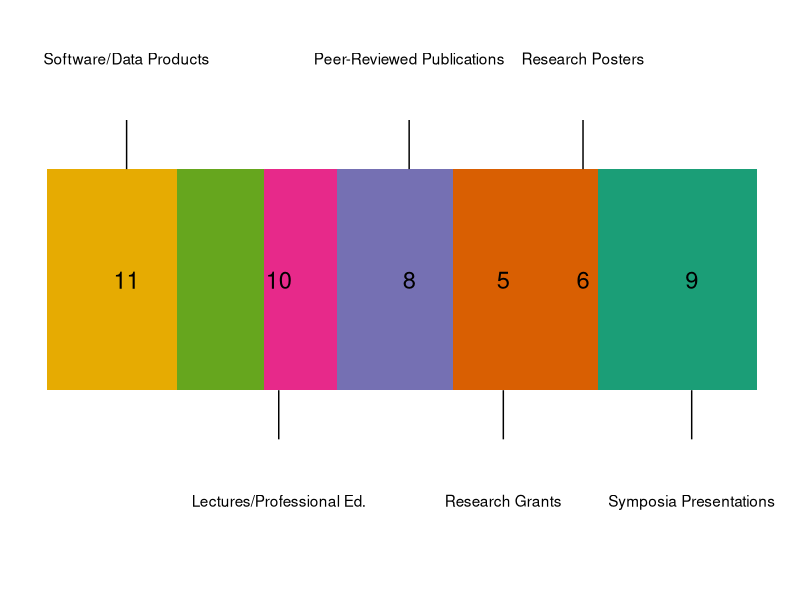
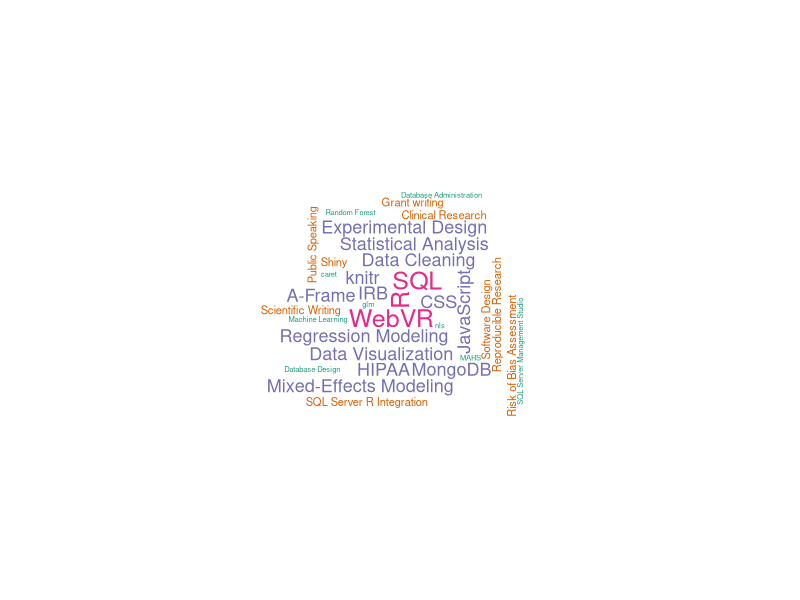

Generate these figures, in order, with R:
## ---- chunk 1
library(knitr); library(xtable); library(dplyr); library(ggplot2)
library(wordcloud)
knitr::opts_chunk$set(echo = F)
## ---- chunk 2
contact <- read.csv("contact.csv", stringsAsFactors = F, header = F)
dat <- read.csv("resume-data.csv", stringsAsFactors = F) %>%
  #read table escapes the newline characters while reading them in, correct
  #this
  mutate_each(funs(gsub("\\n", "\n", ., fixed = T))) %>%
  # preserve ordering of groups by creating factors manually
  mutate_each(funs(factor(., levels = unique(.))), group, subgroup) %>%
  mutate(priority = as.numeric(priority))

## ---- chunk 3
# renders tabular resume data
writeResumeTable <- function(table) {
  # skip over empty splits created for subgroup-group combos that don't exist
  if(nrow(table) < 1) return()

  subgroup = as.character(table$subgroup[1])
  if(subgroup != "")cat("\n### ", subgroup, "\n") else subgroup <- "nosubgroup"
  
  #sorting by the first 4-digit year while allowing for the field to display a
  #range of years or other text as well
  srt <- regmatches(table$date, regexpr("\\d{4}", table$date)) %>%
    as.numeric() %>%
    order(decreasing = T)
  table <- table[srt, ]
  # if there are text notes, move them onto their own row 
  if(max(nchar(table$text)) > 0) {
    origRows <- seq_len(nrow(table))
    textRows <- which(table$text != "")
    #duplicate the rows with text, then clear out other fields
    table <- table[c(origRows, textRows), ]
    table[origRows, "text"] <- ""
    table[seq(max(origRows) + 1, nrow(table)), 
          setdiff(names(table), c("text", "group", "subgroup"))] <- ""
    table <- table[order(c(origRows, textRows)), ]
  }
  
  # grabbing the output for modification before rendering
  htmlTable <- capture.output(
    table %>% select(-group, -subgroup, -priority) %>%
      xtable() %>%
      print(type = "html", include.rownames = F, include.colnames = F,
            html.table.attributes = paste0('id = "', gsub(" ", "", subgroup),
                                           '-table" class = "resume-table"'))
  )
  # for rows with the isolated text notes, expand that column to full
  # width of table via colspan attribute
  htmlTable <- paste(htmlTable, collapse = "\n")
  gsub("(<td>  </td> ){3}<td>(.*?)</td> <td>  </td>",
       "<td colspan = 5>\\2</td>", htmlTable) %>% 
    cat()
  
}


# renders text entries as <p> elements
writeResumeText <- function(dat) {
  if(nrow(dat) < 1) return()
  subgroup = as.character(dat$subgroup[1])
  if(subgroup != "")cat("\n### ", subgroup, "\n") else subgroup <- "none"
  dat$date <- as.Date(dat$date, format = "%m/%d/%Y")
  dat <- dat %>% arrange(desc(date))
  paste0('<p class="resume-text">', dat$text, "</p>\n") %>%
    cat()
}

# renders group heading, performs priority filtering, and calls appropriate
# renderers for the subgroups
resumeGroup <- function(x, type, header = T) {
  # hide rows without NA or 0 priority 
  # (unless the whole section has no marked priorites)
  x <- filter(x, (!is.na(priority) & priority > 0) | all(is.na(priority)))
  # ensure some items remain after priority filtering to avoid printing
  # empty section headers
  if(nrow(x)) {
    if(header)cat("\n## ", as.character(x$group[1]), "\n")
    xList <- split(x, x$subgroup)
    if(type == "text") lapply(xList, writeResumeText) else
      lapply(xList, writeResumeTable)
  }
}  


## ---- chunk 4
# contact info ribbon below the name
contact %>%
  xtable() %>%
  print(type = "html", include.rownames = F, include.colnames = F,
        html.table.attributes = 'border = 1 id = "contact-table"')

## ---- chunk 5
# all tabular data
dat %>% filter(type == "table") %>%
  select(-type) %>%
  split(., .$group) %>%
  lapply(resumeGroup, type = "table") %>% 
  invisible()
## ---- chunk 6
# summary chart
allEntries <- filter(dat, type == "text")
cat("\n## ", as.character(allEntries$group[1]), "\n")
plt <- ggplot(allEntries, aes(x = 1, fill = subgroup)) +
  geom_bar() + 
  # using the ..count.. variable created by stat = "count", we can calculate the
  # middle of the middle of each bar to align the labels
  geom_text(aes(y = cumsum(..count..) - ..count.. / 2, 
                label = ..count..), 
            stat = "count", size = 6) +
  #label the categories on alternating sides of the bars
  geom_text(aes(y = cumsum(..count..) - ..count.. / 2,
                label = subgroup, 
                x = ifelse(as.integer(subgroup) %% 2 == 0, 1.9, .1)),
            stat = "count") +
  # tick marks for category labels
  geom_segment(aes(y = cumsum(..count..) - ..count.. / 2,
                   yend = cumsum(..count..) - ..count.. / 2,
                   x = ifelse(as.integer(subgroup) %% 2 == 0, 1.45, .55),
                   xend = ifelse(as.integer(subgroup) %% 2 == 0, 1.65, .35)),
               stat = "count") +
  scale_fill_brewer(palette = "Dark2") +
  coord_flip(xlim = c(-.15,2)) +
  theme_classic() +
  theme(axis.text = element_blank(), 
        axis.ticks = element_blank(),
        axis.line = element_blank(),
        axis.title = element_blank(),
        legend.position = "none")
print(plt)

## ---- chunk 7
# generate the wordcloud
wc <- dat %>% filter(type == "wordcloud") 
if(nrow(wc) > 1) {
  cat('\n<div class="wordcloudwrapper">',
      '<div class="wordcloudtextwrapper">',
      '<p class="wordcloud">',
      as.character(wc$subgroup[1]), "</p></div>")
  wordcloud(wc$title, wc$priority, min.freq = 0, random.order = F, 
            colors = brewer.pal(pmin(8, length(unique(wc$priority))), "Dark2"),
            scale = c(1.5, .25))
  cat("</div>\n")
}
  
## ---- chunk 8
# render the text entries
dat %>% filter(type == "text") %>%
  select(-type) %>%
  split(., .$group) %>%
  lapply(resumeGroup, type = "text", header = F) %>%
  invisible()
